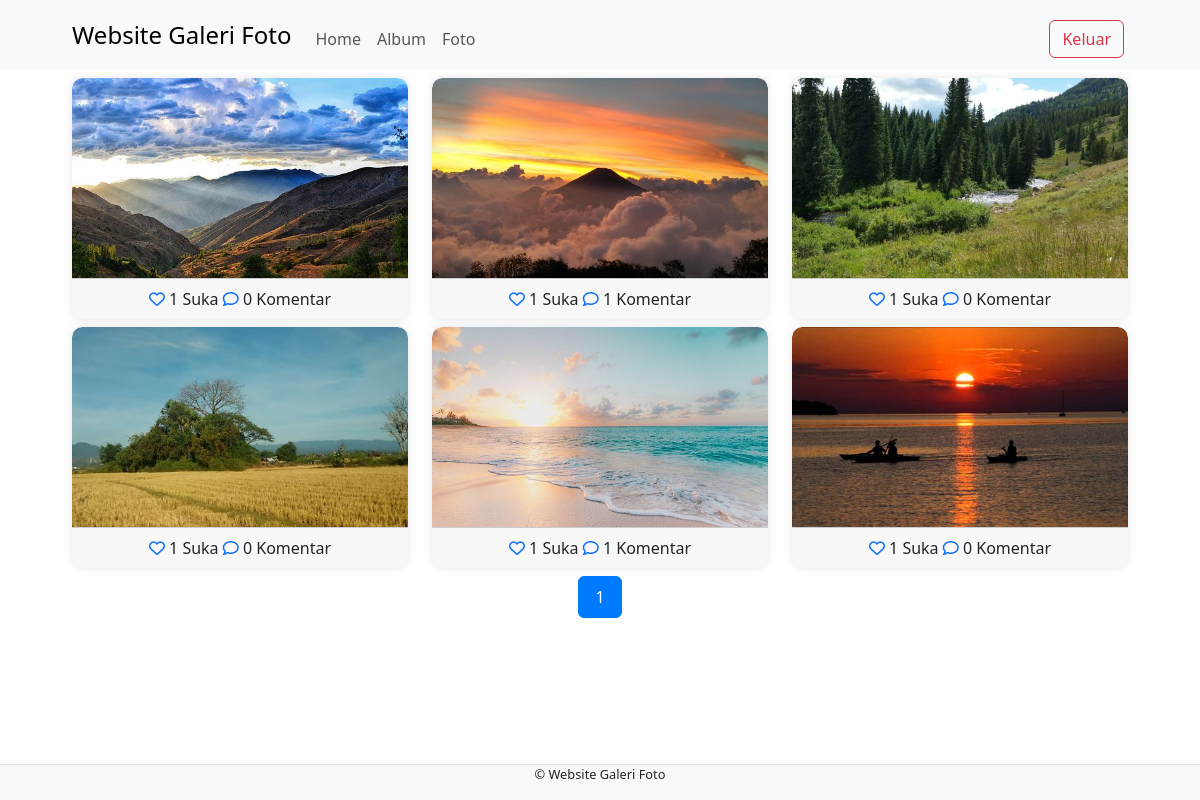
/user/index.php (signed in), run on the app's committed database.
### tables this page shows
CREATE TABLE `foto` (
  `fotoid` int(11) NOT NULL,
  `judulfoto` varchar(255) NOT NULL,
  `deskripsifoto` text NOT NULL,
  `tanggalunggah` date NOT NULL,
  `lokasifile` varchar(255) NOT NULL,
  `albumid` int(11) NOT NULL,
  `userid` int(11) NOT NULL
);

### user/index.php (the view, shortened to what this page needs)
<?php
include '../config/koneksi.php';
$userid = $_SESSION['UserID'];
?>
<!DOCTYPE html>
<html lang="en">
<head>
    <link rel="stylesheet" type="text/css" href="../assets/css/bootstrap.min.css">
    <link rel="stylesheet" href="https://cdnjs.cloudflare.com/ajax/libs/font-awesome/6.5.1/css/all.min.css"/>
</head>
<body>
<nav class="navbar navbar-expand-lg bg-body-tertiary">
    <div class="container">
        <a class="navbar-brand" href="index.php">Website Galeri Foto</a>
        <div class="collapse navbar-collapse mt-2" id="navbarNavAltMarkup">
            <div class="navbar-nav me-auto">
                <a href="home.php" class="nav-link">Home</a>
                <a href="album.php" class="nav-link">Album</a>
                <a href="foto.php" class="nav-link">Foto</a>
            </div>
            <a href="../config/aksi_logout.php" class="btn btn-outline-danger m-1" onclick="return confirm('Apakah Anda yakin ingin keluar?')">Keluar</a>
        </div>
    </div>
</nav>
<div class="container mt-2">
    <div class="row">
        <?php
        $query = mysqli_query($koneksi, 'SELECT * FROM foto INNER JOIN user ON foto.userid=user.userid INNER JOIN album ON foto.albumid=album.albumid');
$total_data = mysqli_num_rows($query);
$data_per_page = 6;
$total_pages = ceil($total_data / $data_per_page);
$current_page = isset($_GET['page']) ? $_GET['page'] : 1;
$offset = ($current_page - 1) * $data_per_page;
$query = mysqli_query($koneksi, "SELECT * FROM foto INNER JOIN user ON foto.userid=user.userid INNER JOIN album ON foto.albumid=album.albumid LIMIT $offset, $data_per_page");
while ($data = mysqli_fetch_array($query)) {
    ?>
            <div class="col-md-4">
                <div class="card mb-2">
                    <img src="../assets/img/<?php echo $data['lokasifile']; ?>" class="card-img-top" style="height: 200px;" title="../assets/img/<?php echo $data['judulfoto']; ?>">
                    <div class="card-footer text-center">
                        <?php
                    $fotoid = $data['fotoid'];
    $ceksuka = mysqli_query($koneksi, "SELECT * FROM likefoto WHERE fotoid='$fotoid' AND userid='$userid'");
    if (mysqli_num_rows($ceksuka) == 1) { ?>
                            <a href="../config/proses_like.php?fotoid=<?php echo $data['fotoid']; ?>" type="submit" name="batalsuka"><i class="fa fa-heart"></i></a>
                        <?php } else { ?>
                            <a href="../config/proses_like.php?fotoid=<?php echo $data['fotoid']; ?>" type="submit" name="suka"><i class="fa-regular fa-heart" ></i></a>
                        <?php }
                        $like = mysqli_query($koneksi, "SELECT * FROM likefoto WHERE fotoid='".$data['fotoid']."'");
    echo mysqli_num_rows($like).' Suka';
    ?>
                        <a href="#" data-bs-toggle="modal" data-bs-target="#Komentar<?php echo $data['fotoid']; ?>"><i class="fa-regular fa-comment"></i></a>
                        <?php
    $jlmkomen = mysqli_query($koneksi, "SELECT * FROM komentarfoto WHERE fotoid='$fotoid'");
    echo mysqli_num_rows($jlmkomen).' Komentar';
    ?>
                    </div>
                </div>
            </div>
        <?php } ?>
    </div>
</div>
<div class="container">
<ul class="pagination">
    <?php
    for ($i = 1; $i <= $total_pages; ++$i) {
        echo '<li class="page-item"><a class="page-link '.($i == $current_page ? 'active' : '').'" href="?page='.$i.'">'.$i.'</a></li>';
    }
?>
</ul>
</div>
<footer class="d-flex justify-content-center border-top mt-3 bg-light fixed-bottom">
    <p>&copy; Website Galeri Foto </p>
</footer>
</body>
</html>

### user/index.php (style rules this page uses)
.navbar-brand { font-size: 1.5rem; }
.container { max-width: 90%; }
.card { border: none; border-radius: 10px; box-shadow: 0 0 10px rgba(0, 0, 0, 0.1); position: relative; overflow: hidden; transition: transform 0.3s ease; }
.card img { border-top-left-radius: 10px; border-top-right-radius: 10px; height: 250px; object-fit: cover; }
footer { font-size: 0.8rem; }
.pagination { justify-content: center; }
.pagination a { text-decoration: none; color: #000; padding: 8px 16px; transition: background-color .3s; border: 1px solid #ddd; margin: 0 4px; }
.pagination a.active { background-color: #007bff; color: white; border: 1px solid #007bff; }

### data on the page
foto: lokasifile (picture), mysqli_num_rows($like) "1", mysqli_num_rows($jlmkomen) "0"
foto: lokasifile (picture), mysqli_num_rows($like) "1", mysqli_num_rows($jlmkomen) "1"
foto: lokasifile (picture), mysqli_num_rows($like) "1", mysqli_num_rows($jlmkomen) "0"
foto: lokasifile (picture), mysqli_num_rows($like) "1", mysqli_num_rows($jlmkomen) "0"
foto: lokasifile (picture), mysqli_num_rows($like) "1", mysqli_num_rows($jlmkomen) "1"
foto: lokasifile (picture), mysqli_num_rows($like) "1", mysqli_num_rows($jlmkomen) "0"
